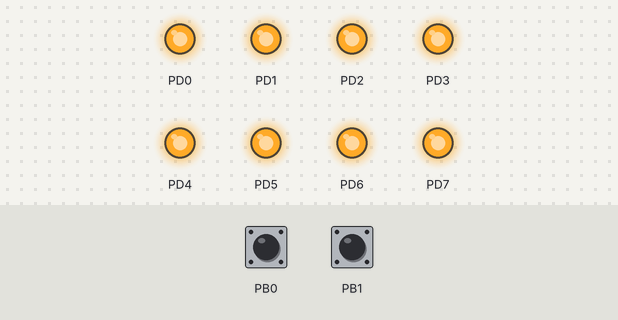
The program below on a simulated ATmega328P, built with avr-gcc and emulated at 16 MHz. Shown: output pins drawn as LEDs (lit = HIGH). Dashed ring = blinking. The inputs (shaded band) are chosen by the test bench; at power-on: PB0 HIGH, PB1 HIGH.

Above: at 1.2 s.
1.3 s: PB0 pulled LOW for 1 s
At 1.6 s:
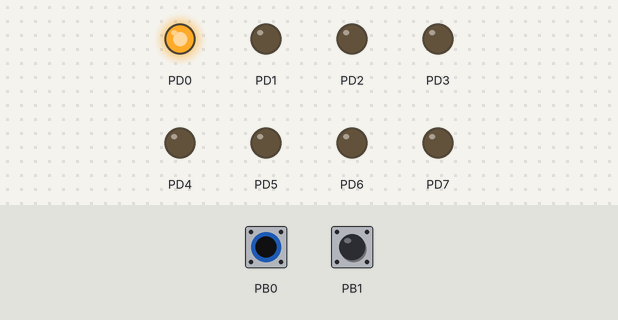
4.3 s: PB1 pulled LOW for 3.2 s
At 8.7 s:
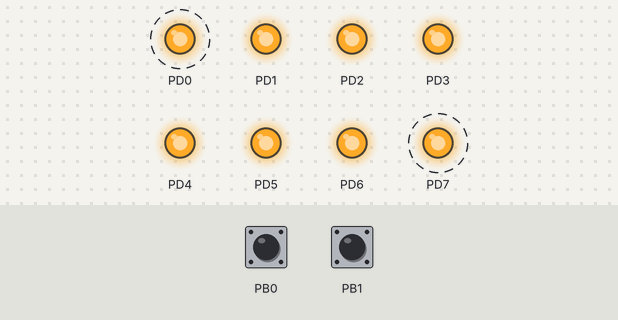
9.0 s: PB0 pulled LOW for 3.2 s
At 10.5 s:
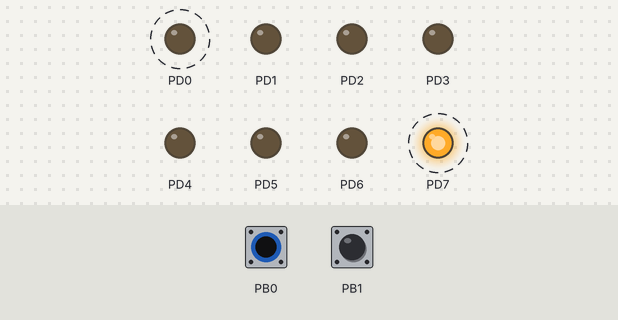
13.7 s: PB0 driven LOW and PB1 driven LOW
At 13.8 s:
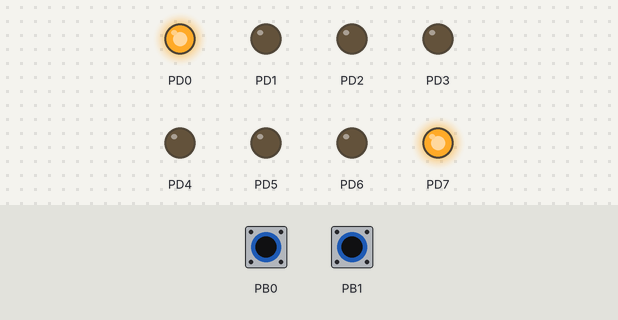
16.7 s: PB0 driven HIGH
19.7 s: PB1 driven HIGH
At 19.9 s:
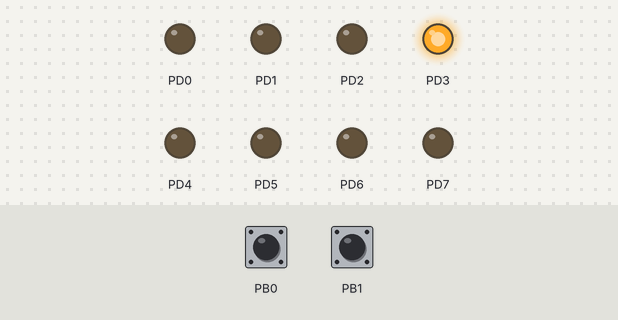
Timing chart, 0 to 22.3 s (numbered marks = the images above; inputs shaded):
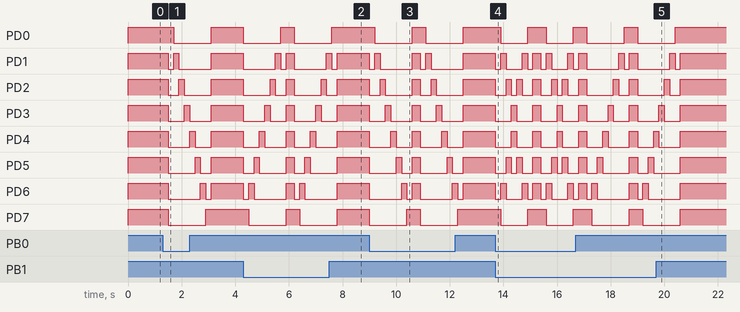

Measured:
- after the input at 1.3 s, PD0: HIGH → LOW after 0.40 s, → HIGH 1.4 s later; PD1: HIGH → LOW after 0.20 s, → HIGH 0.20 s later, → LOW 0.20 s later, → HIGH 1.2 s later
- after the input at 4.3 s, PD0: alternates HIGH for 0.50 s and LOW for 1.4 s, starting at once; PD1: HIGH → LOW at once, → HIGH 1.2 s later, → LOW 0.20 s later, → HIGH 0.20 s later, … (8 changes in this stretch)
- after the input at 9.0 s, PD0: alternates HIGH for 0.50 s and LOW for 1.4 s, starting after 0.20 s; PD1: HIGH → LOW at once, → HIGH 0.20 s later, → LOW 0.20 s later, → HIGH 1.2 s later, … (8 changes in this stretch)
- after the input at 13.7 s, PD0: alternates HIGH for 0.70 s and LOW for 1.0 s, starting after 0.20 s; PD1: HIGH → LOW at once, → HIGH 0.20 s later, → LOW 0.20 s later, → HIGH 0.60 s later, … (11 changes in this stretch)
- after the input at 19.7 s, PD0: goes on until 20.4 s, then stays HIGH; PD1–7: goes on until 20.6 s, then stays HIGH

The program:

main.c
```c
#define F_CPU 16000000

#include <avr/io.h>
#include <util/delay.h>
#include <stdint.h>

void setup()
{
	DDRD = 0xFF;

	DDRB &= ~((1 << PB0) | (1 << PB1));
	PORTB |= (1 << PB0) | (1 << PB1);
}

void sprint_left(int8_t len)
{
	for(int8_t i = 0; i < len; i++)
	{
		PORTD = 1 << i;
		_delay_ms(200);
	}
}

void sprint_right(int8_t len)
{
	for(int8_t i = len - 1; i >= 0; i--)
	{
		PORTD = 1 << i;
		_delay_ms(200);
	}
}

void sprint_full(int8_t len)
{
	int8_t i = 0;
	int8_t j = len - 1;

	for(; i < len / 2; i++, j--)
	{
		PORTD = (1 << i) + (1 << j);
		_delay_ms(200);
	}

	i++;
	j--;

	for(; i < len; i++, j--)
	{
		PORTD = (1 << i) + (1 << j);
		_delay_ms(200);
	}

}


int main(void)
{
	setup();

	while (1)
	{
		PORTD = 0xFF;
		_delay_ms(300);

		if (!(PINB & (1 << PB0)) && !(PINB & (1 << PB1)))
		{
			sprint_full(8);
		}
		else if (!(PINB & (1 << PB0)) && (PINB & (1 << PB1)))
		{
			sprint_left(8);
		}
		else if ((PINB & (1 << PB0)) && !(PINB & (1 << PB1)))
		{
			sprint_right(8);
		}
	}
}
```
